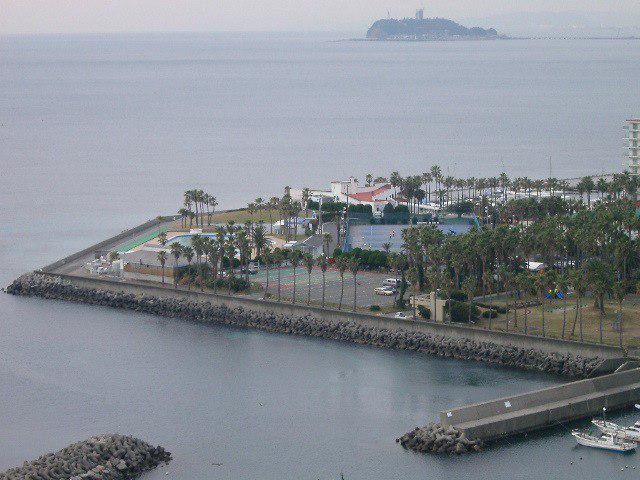
//> input picture Imagerie/TD5/view_1.jpg, 640 x 480 px
$ ./eq-histogram ../../TD5/view_1.jpg   (built with g++ and OpenCV 4)
//> lines starting //> are read from the running program, lines starting //| are printed output that depends on the picture
#include <iostream>
#include <cstdlib>

#include <opencv2/opencv.hpp>

#define ERROR       "\033[31mError : \033[0m"
#define PARAM       1

using namespace cv;
using namespace std;

// This function loads an image from a file and returns it.
Mat loadImage(const char* imsname) {
//> called with imsname = "../../TD5/view_1.jpg"
    Mat image;
    image = imread(imsname, CV_LOAD_IMAGE_GRAYSCALE);
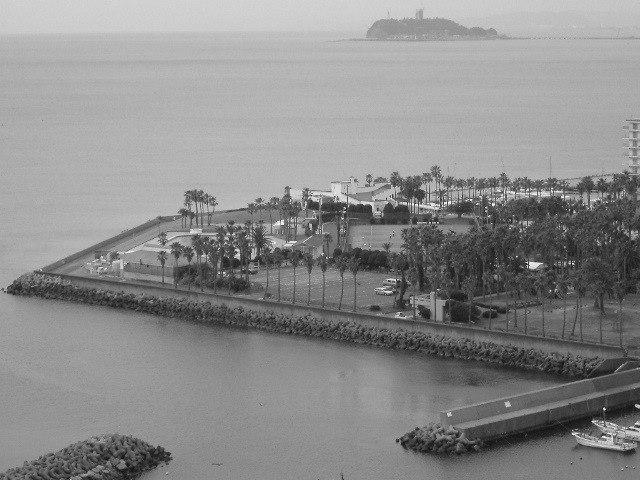
//> image: 480 rows x 640 cols, CV_8UC1; min 0, max 255, mean 139.6
    if (!image.data) {
        cout << ERROR << "Could not open or find the image" << endl;
        exit(EXIT_FAILURE);
    }
    return image;
}

//This function realize the method of histogram equalization without using equalizeHist function and save the result in a new image eq.png.
Mat histogramEqualization(Mat ims) {
    int height = int(ims.size().height);
//> height = 480
    int width = int(ims.size().width);
//> width = 640
    Mat eq_main = Mat::zeros(height, width, ims.type());
    int I_max = 256;
    int hist[I_max];
    float hist_n[I_max];
    int hist_c[I_max];
    float hist_cn[I_max];

    int temp;
    //initialisation des tableaux
    for(int i = 0; i < I_max; i++){
        hist_c[i] = 0;
        hist[i] = 0;
        hist_cn[i] = 0.0f;
        hist_n[i] = 0.0f;
    }

    for(int i = 0; i < height; i++){
        for(int j = 0; j < width; j++){
            temp = int(ims.at<uchar>(i, j));
            hist[temp] ++;
        }
    }
//> this loop made 480 passes
//> temp on passes 1 to 3: 199, 206, 191
//> after the loop, temp = 117

    //determination des histogrammes normalises, cumules et cumules normalises
    for(int i = 0; i < I_max; i++){
        hist_n[i] = hist[i]/(float(height*width));
        if (i==0){
            hist_c[i] = hist[i];
            hist_cn[1] = hist_n[i];
        }
        else{
            hist_c[i] = hist_c[i-1] + hist[i];
            hist_cn[i] = hist_cn[i-1] + hist_n[i];
        }
    }

    //construction de l'image equilibree
    for(int i = 0; i < height; i++){
        for(int j = 0; j < width; j++){
            temp = (I_max)*hist_cn[int(ims.at<uchar>(i, j))];
            eq_main.at<uchar>(i, j) = uchar(temp);
        }
    }
//> this loop made 480 passes
//> temp on passes 1 to 3: 242, 249, 237
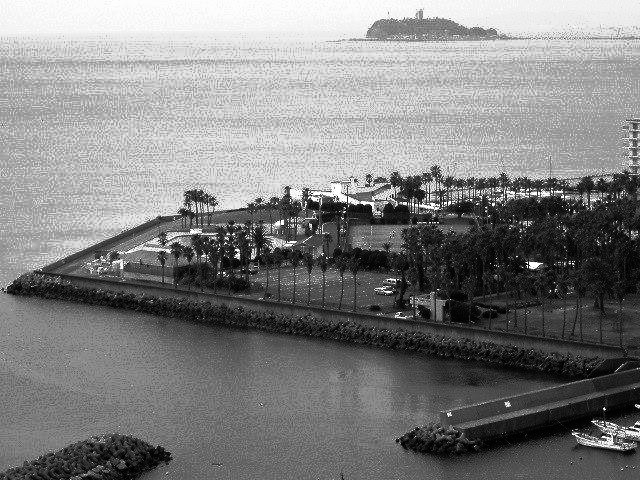
//> eq_main: 480 rows x 640 cols, CV_8UC1; min 0, max 255, mean 128.5
//> after the loop, temp = 75
    return eq_main;
}

// This function realize the methode of histogram equalization using equalizeHist function and save the result in a new image eq_ocv.png.
Mat histogramEqualizationOcv(Mat image) {
    Mat histogram_eq_image;
    equalizeHist(image, histogram_eq_image);
    imwrite("eq_ocv.png", histogram_eq_image);
    return histogram_eq_image;
}

// This function compute the difference between the two images and save the result in a new image diff.png.
Mat computeDiff(const Mat &image1, const Mat &image2) {
    Mat diff;
    absdiff(image1, image2, diff);
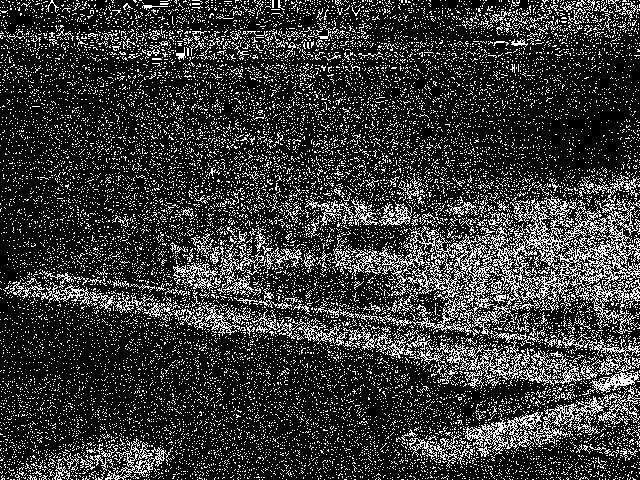
//> diff: 480 rows x 640 cols, CV_8UC1; values 0 (black) and 1 (white), 21% white in thin lines or dots
    imwrite("diff.png", diff);
    return diff;
}

// This function display the image in a window.
void displayImage(const Mat &image, const char* windowName) {
    namedWindow(windowName, WINDOW_AUTOSIZE);
    imshow(windowName, image);
    waitKey(0);
}

void process(const char* imsname) {
    Mat image = loadImage(imsname);
    Mat histogram_eq_image = histogramEqualization(image);
    Mat histogram_eq_image_ocv = histogramEqualizationOcv(image);
    Mat diff = computeDiff(histogram_eq_image, histogram_eq_image_ocv);
    displayImage(image, "Original image");
    displayImage(histogram_eq_image, "Histogram equalization");
    displayImage(histogram_eq_image_ocv, "Histogram equalization using OpenCV");
    displayImage(diff, "Difference");
}

void usage(const char* s) {
    std::cerr << "Usage: " << s << " imsname\n" << std::endl;
    exit(EXIT_FAILURE);
}

int main(int argc, char* argv[]) {
    if (argc != (PARAM + 1))
        usage(argv[0]);
    process(argv[1]);
    return EXIT_SUCCESS;
}
